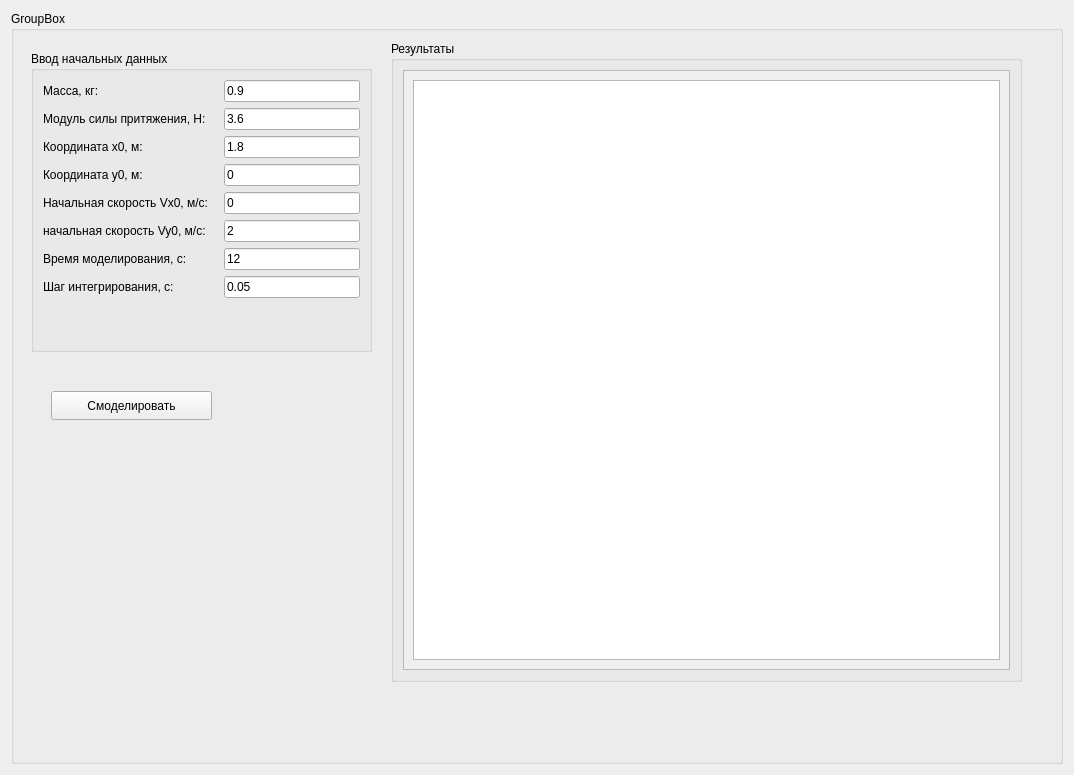
<?xml version="1.0" encoding="UTF-8"?>
<ui version="4.0">
 <class>Widget</class>
 <widget class="QWidget" name="Widget">
  <property name="geometry">
   <rect>
    <x>0</x>
    <y>0</y>
    <width>1074</width>
    <height>775</height>
   </rect>
  </property>
  <property name="windowTitle">
   <string>Widget</string>
  </property>
  <layout class="QGridLayout" name="gridLayout">
   <item row="0" column="0">
    <widget class="QGroupBox" name="groupBox">
     <property name="title">
      <string>GroupBox</string>
     </property>
     <widget class="QGroupBox" name="GroupBoxInitialData">
      <property name="geometry">
       <rect>
        <x>20</x>
        <y>40</y>
        <width>341</width>
        <height>301</height>
       </rect>
      </property>
      <property name="layoutDirection">
       <enum>Qt::LayoutDirection::LeftToRight</enum>
      </property>
      <property name="title">
       <string>Ввод начальных данных</string>
      </property>
      <layout class="QFormLayout" name="formLayout">
       <property name="horizontalSpacing">
        <number>15</number>
       </property>
       <item row="0" column="0">
        <widget class="QLabel" name="LabelEditWeight">
         <property name="text">
          <string>Масса, кг:</string>
         </property>
        </widget>
       </item>
       <item row="0" column="1">
        <widget class="QLineEdit" name="EditWeight">
         <property name="layoutDirection">
          <enum>Qt::LayoutDirection::LeftToRight</enum>
         </property>
         <property name="text">
          <string>0.9</string>
         </property>
        </widget>
       </item>
       <item row="1" column="0">
        <widget class="QLabel" name="LabelModuleOfGravitysForce">
         <property name="text">
          <string>Модуль силы притяжения, Н:</string>
         </property>
        </widget>
       </item>
       <item row="1" column="1">
        <widget class="QLineEdit" name="EditForce">
         <property name="text">
          <string>3.6</string>
         </property>
        </widget>
       </item>
       <item row="2" column="0">
        <widget class="QLabel" name="LabelInitialX0">
         <property name="text">
          <string>Координата x0, м:</string>
         </property>
        </widget>
       </item>
       <item row="2" column="1">
        <widget class="QLineEdit" name="EditX0">
         <property name="text">
          <string>1.8</string>
         </property>
        </widget>
       </item>
       <item row="3" column="0">
        <widget class="QLabel" name="LabelInitialY0">
         <property name="text">
          <string>Координата y0, м:</string>
         </property>
        </widget>
       </item>
       <item row="3" column="1">
        <widget class="QLineEdit" name="EditY0">
         <property name="text">
          <string>0</string>
         </property>
        </widget>
       </item>
       <item row="4" column="0">
        <widget class="QLabel" name="LabelVx0">
         <property name="text">
          <string>Начальная скорость Vx0, м/с:</string>
         </property>
        </widget>
       </item>
       <item row="4" column="1">
        <widget class="QLineEdit" name="EditVx0">
         <property name="text">
          <string>0</string>
         </property>
        </widget>
       </item>
       <item row="5" column="0">
        <widget class="QLabel" name="LabelVy0">
         <property name="text">
          <string>начальная скорость Vy0, м/с:</string>
         </property>
        </widget>
       </item>
       <item row="5" column="1">
        <widget class="QLineEdit" name="EditVy0">
         <property name="text">
          <string>2</string>
         </property>
        </widget>
       </item>
       <item row="6" column="0">
        <widget class="QLabel" name="LabelTime">
         <property name="text">
          <string>Время моделирования, с:</string>
         </property>
        </widget>
       </item>
       <item row="6" column="1">
        <widget class="QLineEdit" name="EditTime">
         <property name="text">
          <string>12</string>
         </property>
        </widget>
       </item>
       <item row="7" column="0">
        <widget class="QLabel" name="LabelIntegrationStep">
         <property name="text">
          <string>Шаг интегрирования, с:</string>
         </property>
        </widget>
       </item>
       <item row="7" column="1">
        <widget class="QLineEdit" name="EditStepOfIntegration">
         <property name="text">
          <string>0.05</string>
         </property>
        </widget>
       </item>
      </layout>
     </widget>
     <widget class="QGroupBox" name="GroupBoxResults">
      <property name="geometry">
       <rect>
        <x>380</x>
        <y>30</y>
        <width>631</width>
        <height>641</height>
       </rect>
      </property>
      <property name="title">
       <string>Результаты</string>
      </property>
      <layout class="QVBoxLayout" name="verticalLayout_2">
       <item>
        <widget class="QScrollArea" name="scrollArea">
         <property name="widgetResizable">
          <bool>true</bool>
         </property>
         <widget class="QWidget" name="scrollAreaWidgetContents">
          <property name="geometry">
           <rect>
            <x>0</x>
            <y>0</y>
            <width>605</width>
            <height>595</height>
           </rect>
          </property>
          <layout class="QVBoxLayout" name="verticalLayout">
           <item>
            <widget class="QTableView" name="Table">
             <property name="alternatingRowColors">
              <bool>false</bool>
             </property>
             <property name="showGrid">
              <bool>true</bool>
             </property>
             <attribute name="horizontalHeaderCascadingSectionResizes">
              <bool>false</bool>
             </attribute>
            </widget>
           </item>
          </layout>
         </widget>
        </widget>
       </item>
      </layout>
     </widget>
     <widget class="QPushButton" name="ButtonStart">
      <property name="geometry">
       <rect>
        <x>40</x>
        <y>380</y>
        <width>161</width>
        <height>29</height>
       </rect>
      </property>
      <property name="text">
       <string>Смоделировать</string>
      </property>
     </widget>
    </widget>
   </item>
  </layout>
 </widget>
 <resources/>
 <connections/>
</ui>
